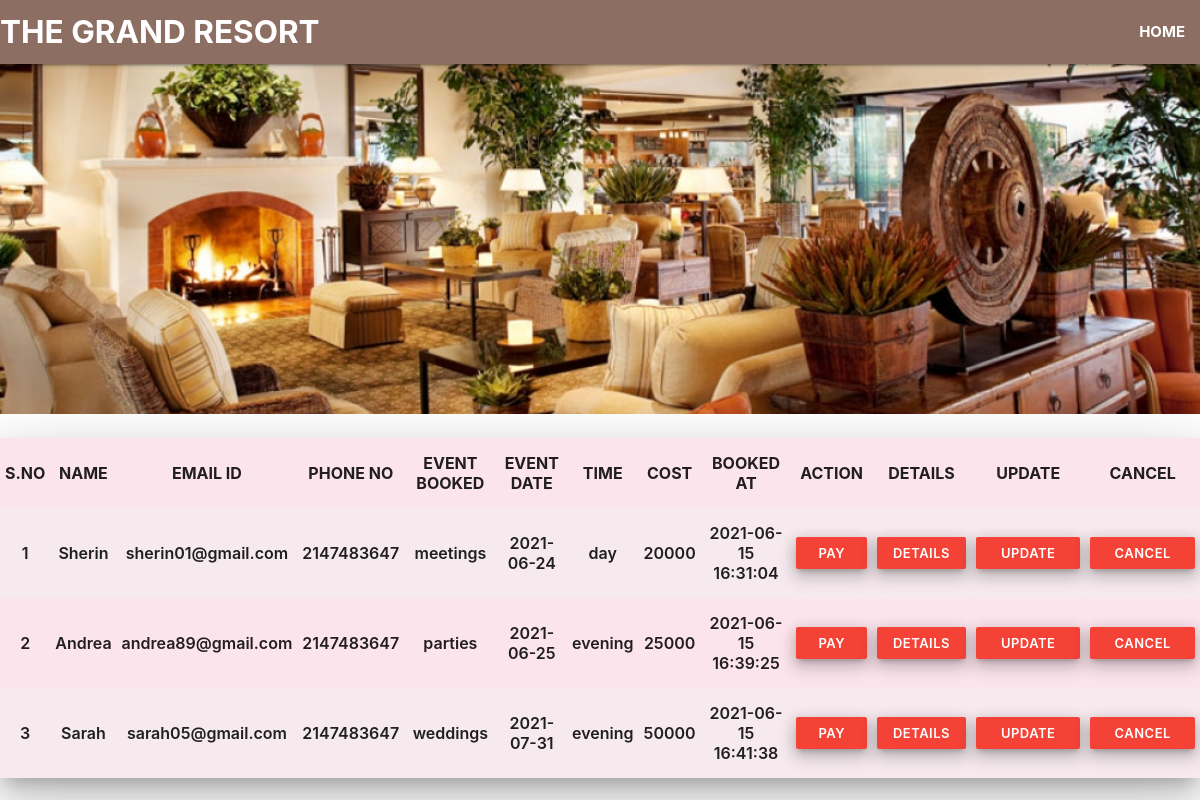
Page /eventtable.php on the committed database.
### tables this page shows
CREATE TABLE `event` (
  `id` int(11) NOT NULL,
  `name` varchar(255) NOT NULL,
  `phone` int(11) NOT NULL,
  `email` varchar(255) NOT NULL,
  `eventname` varchar(255) NOT NULL,
  `date` date NOT NULL,
  `time` varchar(255) NOT NULL,
  `cost` int(11) NOT NULL,
  `booked_at` timestamp NOT NULL DEFAULT current_timestamp() ON UPDATE current_timestamp()
);

### eventtable.php (the view, shortened to what this page needs)
<?php
include('config.php');
$query="select * from event";
$res = mysqli_query($conn, $query);
$records = mysqli_fetch_all($res, MYSQLI_ASSOC);
?>
<html lang="en">
<head>
    <link rel="stylesheet" href="https://use.fontawesome.com/releases/v5.0.13/css/all.css">
    <link rel="stylesheet" href="https://cdnjs.cloudflare.com/ajax/libs/materialize/1.0.0/css/materialize.min.css">
    <link rel="stylesheet" href="css/table.css">
</head>
<body>
    <header>
        <nav class="nav-wrapper brown lighten-1">
            <a href="#" class="brand-logo "><b>THE GRAND RESORT</b></a>
            <ul class="right hide-on-med-and-down">
                <li>
                    <a href="home.php"><b>HOME</b></a>
                </li>
            </ul>
        </nav>
    </header>
    <div class="parallax-container">
        <div class="parallax">
            <img src="images/booking.jpg" class="responsive-img"> </div>
    </div>
    <div >
        <table class="responsive-table highlight z-depth-5 centered #fce4ec pink lighten-5 striped bordered">
            <thead>
                <tr>
                    <th>S.NO</th>
                    <th>NAME</th>
                    <th>EMAIL ID</th>
                    <th>PHONE NO</th>
                    <th>EVENT BOOKED</th>
                   <th>EVENT DATE</th>
                    <th>TIME</th>
                    <th>COST</th>
                    <th>BOOKED AT</th>
                    <th>ACTION</th>
                    <th>DETAILS</th>
                    <th>UPDATE</th>
                    <th>CANCEL</th>
                </tr>
            </thead>
            <tbody>
                <?php foreach($records as $record):?>
                    <?php $rv=explode('-',$record['eventname']); ?>
                    <tr>
                        <td><?php echo $record['id'];?></td>
                        <td><?php echo $record['name'];?></td>
                        <td><?php echo $record['email'];?></td>
                        <td><?php echo $record['phone'];?></td>
                        <td><?php echo $rv[0];?></td>
                        <td><?php echo $record['date'];?></td>
                        <td><?php echo $record['time'];?></td>
                        <td><?php echo $rv[1];?></td>
                        <td><?php echo $record['booked_at'];?></td>
                        <td><a href=<?php echo "eventpayment.php?user_id=".$record['id'] ?> class="btn-small red waves-effect waves-light z-depth-3">PAY NOW</a></td>
                        <td><a href="#modal2" class="btn-small red waves-effect waves-light z-depth-3 modal-trigger">DETAILS</a></td>
                        <td><a href=<?php echo "eventupdate.php?user_id=".$record['id'] ?> class="btn-small red waves-effect waves-light z-depth-3">UPDATE BOOKING</a></td>
                        <td><a href="#modal1" class="btn-small red waves-effect waves-light z-depth-3 modal-trigger">CANCEL BOOKING</a></td>
                    </tr>
                <?php endforeach ?>
            </tbody>
        </table>
    </div>
</body>
</html>

### css/table.css (style rules this page uses)
.parallax-container { height: 350px !important; }
.responsive-table { margin-top: 2vw; }
.responsive-table tbody tr td { font-weight: 600; }

### rows in the picture
event: id "1", name "Sherin", email "sherin01@gmail.com", phone "2147483647", eventname "meetings", date "2021-06-24", time "day", eventname "20000", booked_at "2021-06-15 16:31:04"
event: id "2", name "Andrea", email "andrea89@gmail.com", phone "2147483647", eventname "parties", date "2021-06-25", time "evening", eventname "25000", booked_at "2021-06-15 16:39:25"
event: id "3", name "Sarah", email "sarah05@gmail.com", phone "2147483647", eventname "weddings", date "2021-07-31", time "evening", eventname "50000", booked_at "2021-06-15 16:41:38"
